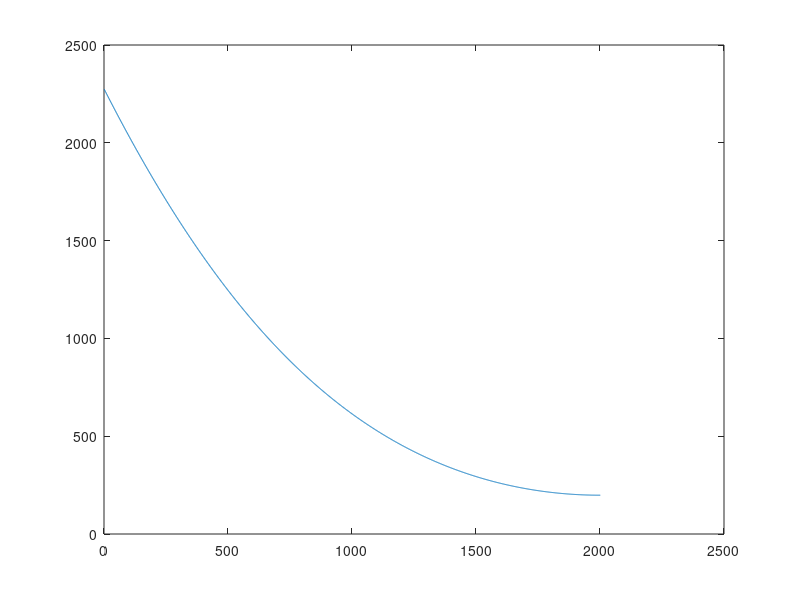

Recreate this plot in MATLAB.
clear all
diff=0.00011646413; %thermal diffusivity

q=-2e7;

kc3=401;
rho3=8.92e3;
cp3=386;

L=100e-3; %length along axis

%x=0:0.05e-3:L; %points along axis
x=0:0.05e-3:L;

Tignition=200;

for count=1:100
    n(count)=count;  % 100 terms of fourier series taken
end


%n=[1 2 3 4 5 6 7 8 9 10 11 12 13 14 15 16 17 18 19 20];  % terms of fourier series

%n=[1 2 3 4 5 6];

%time=000e-1:1e-1:141e-1;
time=013.7;
for i=1:length(time)
    Term=x./L-0.5*(x./L).^2-1/3-diff*time(i)/L^2;
    
i/length(time)
    
    
for c=1:length(n)
    Term=Term+2/(n(c)*pi).^2*exp(-(n(c)^2*pi^2*diff*time(i)/(L)^2))*cos((n(c)*pi*x)/(L)); %summation of terms
end

Tanalytical=25+(q*L/kc3)*Term;

for count=length(x):-1:1
    if Tanalytical(count)>Tignition
        xT(i)=1e3*x(count); %converted to mm
        break   
        
    end
    if count==1
        disp('Temperature less than');disp(Tignition);
    end

end
disp('blah')
plot(Tanalytical)
%pause(0.2)
end

 %plot(time,xT,'g*')